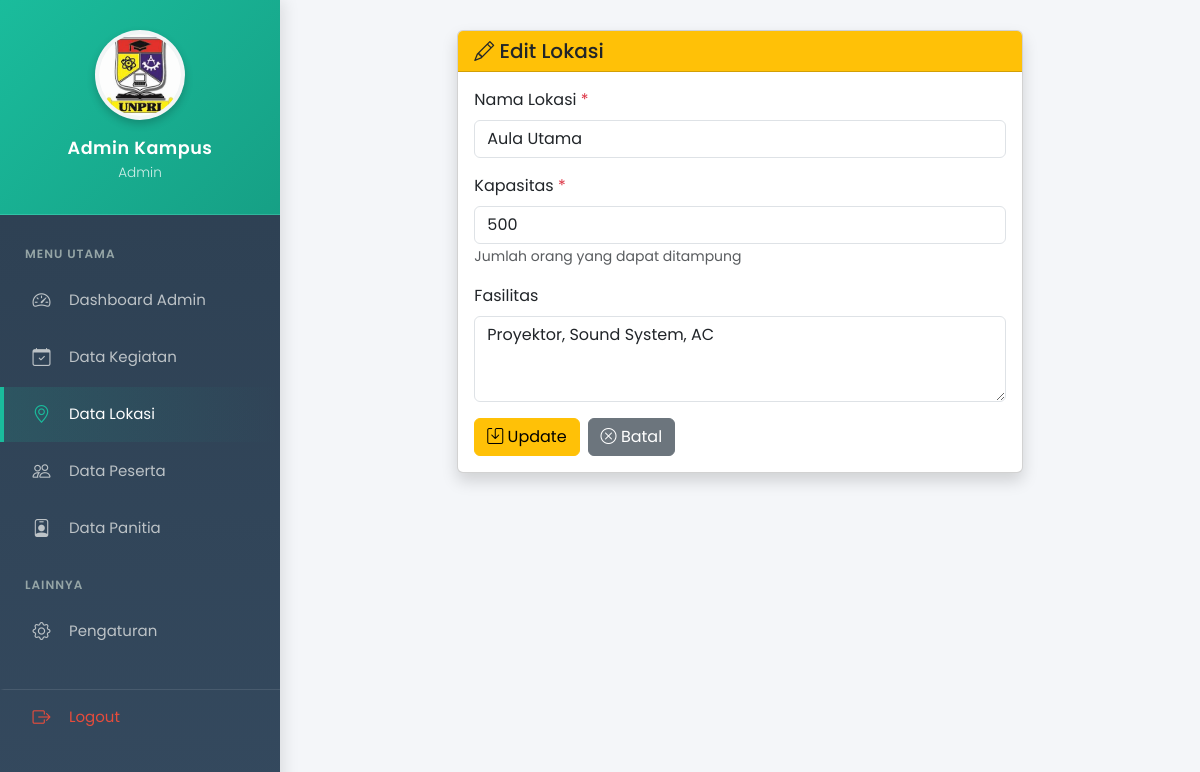
The page /pages/lokasi/edit.php?id=1 (signed in) on the database its author committed.
### tables this page shows
CREATE TABLE `lokasi` (
  `id_lokasi` int(11) NOT NULL,
  `nama_lokasi` varchar(100) NOT NULL,
  `kapasitas` int(11) DEFAULT NULL,
  `fasilitas` text DEFAULT NULL,
  `created_at` timestamp NOT NULL DEFAULT current_timestamp()
);

### config/database.php (called while the page is built, shortened)
<?php
$conn = mysqli_connect(DB_HOST, DB_USER, DB_PASS, DB_NAME);
mysqli_set_charset($conn, "utf8");
function clean_input($data)
{
    global $conn;
    $data = trim($data);
    $data = stripslashes($data);
    $data = htmlspecialchars($data);
    $data = mysqli_real_escape_string($conn, $data);
    return $data;
}
?>

### pages/lokasi/edit.php (the view, shortened to what this page needs)
<?php
require_once '../../config/database.php';
$id = clean_input($_GET['id']);
$query = "SELECT * FROM lokasi WHERE id_lokasi = '$id'";
$result = mysqli_query($conn, $query);
$data = mysqli_fetch_assoc($result);
?>
<!DOCTYPE html>
<html lang="id">
<head>
    <link href="https://cdn.jsdelivr.net/npm/bootstrap@5.3.0/dist/css/bootstrap.min.css" rel="stylesheet">
    <link rel="stylesheet" href="https://cdn.jsdelivr.net/npm/bootstrap-icons@1.10.0/font/bootstrap-icons.css">
</head>
<body>
    <?php include '../../navbar.php'; ?>
    <div class="container mt-4 mb-5">
        <div class="row justify-content-center">
            <div class="col-md-8">
                <div class="card shadow">
                    <div class="card-header bg-warning">
                        <h5 class="mb-0"><i class="bi bi-pencil"></i> Edit Lokasi</h5>
                    </div>
                    <div class="card-body">
                        <form method="POST" action="">
                            <div class="mb-3">
                                <label class="form-label">Nama Lokasi <span class="text-danger">*</span></label>
                                <input type="text" name="nama_lokasi" class="form-control"
                                       value="<?= $data['nama_lokasi'] ?>" required>
                            </div>
                            <div class="mb-3">
                                <label class="form-label">Kapasitas <span class="text-danger">*</span></label>
                                <input type="number" name="kapasitas" class="form-control"
                                       value="<?= $data['kapasitas'] ?>" min="1" required>
                                <small class="text-muted">Jumlah orang yang dapat ditampung</small>
                            </div>
                            <div class="mb-3">
                                <label class="form-label">Fasilitas</label>
                                <textarea name="fasilitas" class="form-control" rows="3"><?= $data['fasilitas'] ?></textarea>
                            </div>
                            <div class="d-flex gap-2">
                                <button type="submit" class="btn btn-warning">
                                    <i class="bi bi-save"></i> Update
                                </button>
                                <a href="index.php" class="btn btn-secondary">
                                    <i class="bi bi-x-circle"></i> Batal
                                </a>
                            </div>
                        </form>
                    </div>
                </div>
            </div>
        </div>
    </div>
</body>
</html>

### css/sidebar.css (style rules this page uses)
body { background-color: #f4f6f9; font-family: 'Poppins', sans-serif; }
.main-content { margin-left: 280px; padding: 30px; transition: 0.3s; }

### navbar.php (style rules this page uses)
@media (min-width: 769px) { body > .container, body > .container-fluid { margin-left: 280px !important; max-width: calc(100% - 280px) !important; padding: 30px !important; } }

### rows shown on the page
lokasi: nama_lokasi "Aula Utama", kapasitas "500", fasilitas "Proyektor, Sound System, AC"

### other values the page prints
$nama_user "Admin Kampus"
$role "Admin"
